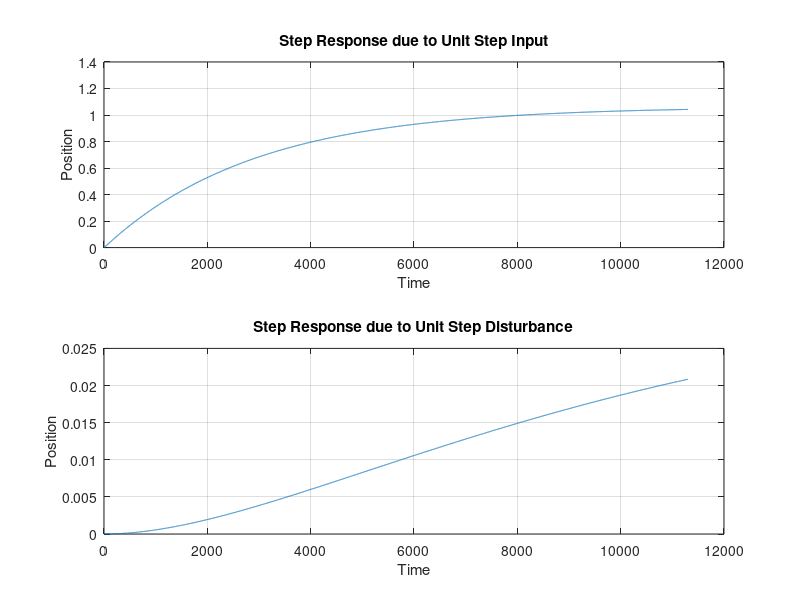
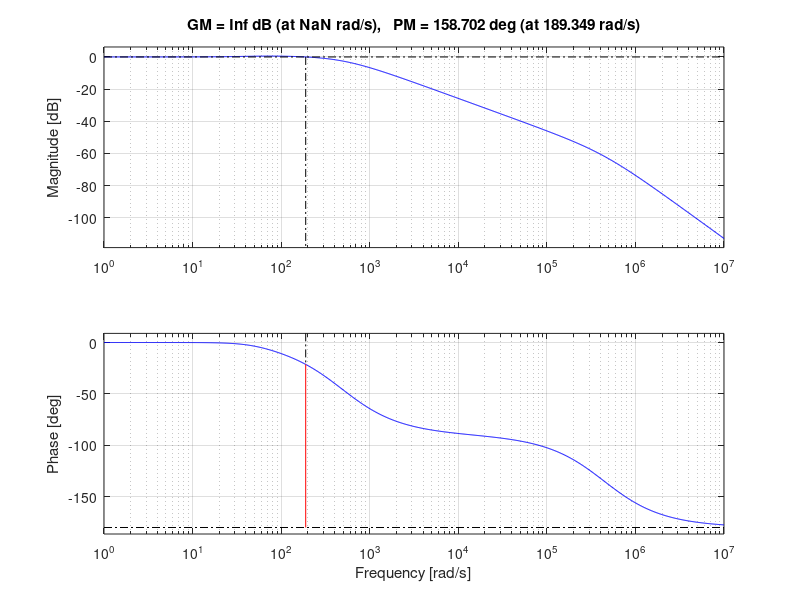

Write the MATLAB code that produced these figures, in order. (Note: this script raises an error after producing the figures.)
% 1. Given physical parameters

J = 4.84E-6;   % Moment of inertia (kg.m^2/s^2)
b = 5.57E-6;   % Damping ratio of the mechanical system (Nms)
Kt = 0.0374;   % Electromotive force constant (Nm/Amp)
R = 3;         % Electric resistance (Ohms)
L = 6.75E-6;   % Electric inductance (H)
K = Kt;        % Electromotive force constant (assumed equal to Kt)

% Define the numerator and denominator polynomials
% numerator = Kt;
% denominator = [J*L, J*R+b*L, b*R+Kt*K, 0];



% 2. Create the transfer function model 'plant'

% plant = tf(numerator, denominator);
s = tf('s');
P = Kt / (s*((J*s+b)*(L*s+R)+K^2));



% 3. Create system model

% Define the parameters for the proportional C
Kp = 0.2;  % Proportional gain

% Create different PID controllers

% C = pid(Kp); % only P
% C = Kp/s; % only I
C = Kp * (s+60) * (s+70) / s; % PI control

% Open loop transfer function
G = series(C, P);
% Feedback
H = 1;

% Connect the plant and C in a negative feedback configuration
sysClosedLoop = feedback(G, H);

% Take disturbance as input
dist_sys = feedback(P, C);



% 4. Plot 

% Plot the step response due to a unit step input
% figure;
subplot(2,1,1);
step_response = step(sysClosedLoop);
plot(step_response);
title('Step Response due to Unit Step Input');
xlabel('Time');
ylabel('Position');
grid on;
hold on;

% Plot the step response due to a unit step disturbance
subplot(2,1,2);
step_response = step(dist_sys);
plot(step_response);
title('Step Response due to Unit Step Disturbance');
xlabel('Time');
ylabel('Position');
grid on;
hold on;

% Plot Bode diagram
figure;
margin(sysClosedLoop); % closed loop TF margin



% 5. Disp system info

stepInfoData = stepinfo(sysClosedLoop);   % 获取阶跃响应的信息，包括过冲

overshootValue = stepInfoData.Overshoot;   % 从信息中提取过冲值
disp(['系统的过冲值: ', num2str(overshootValue), ' %']); % 显示过冲值
SettlingTime = stepInfoData.SettlingTime; % 从信息中提取settling time
disp(['系统的稳定时间: ', num2str(SettlingTime), ' s or ', num2str(1000 * SettlingTime), ' ms']); % 显示settling time

[dampingRatio, naturalFrequency] = damp(sysClosedLoop); % find closed loop damping ratio
disp(['系统的一阶阻尼比: ', num2str(dampingRatio(1))]); % 显示阻尼比
disp(['系统的一阶自然频率: ', num2str(naturalFrequency(1)), ' rad/s']); % 显示对应的自然频率

bw = bandwidth(sysClosedLoop); % open loop system bandwidth
disp(['系统的带宽(-3dB): ', num2str(bw), ' rad/s or ', num2str(bw/2/pi), 'Hz']); % 显示当前系统对应的带宽

[Gm,Pm,Wcg,Wcp] = margin(sysClosedLoop);
disp(['系统的幅值裕度: ', num2str(Gm), 'dB']); % 显示GM
disp(['系统的相位裕度: ', num2str(Pm), 'deg']); % 显示PM


% 6. Calculate Steady State Error

% 获取系统对单位阶跃输入的稳态误差
t = 0:0.01:500;
[y, ~] = step(sysClosedLoop, t);
steadyStateError = y(end) - 1;  % 期望的稳态值是1（单位阶跃输入）
disp(['系统的稳态误差: ', num2str(steadyStateError)]); % 显示结果

% 获取系统对单位阶跃扰动的稳态误差
% [y, ~] = step(dist_sys, t);
[y_d_s, ~] = step(dist_sys, t);
steadyStateError_dist = y_d_s(end);  % 期望的稳态值是0（单位阶跃扰动）
disp(['系统对单位阶跃扰动的稳态误差: ', num2str(steadyStateError_dist)]); % 显示结果
[y_d_i, ~] = impulse(dist_sys, t);
steadyStateError_dist_i = y_d_i(end);  % 期望的稳态值是0（单位脉冲扰动）
disp(['系统对单位脉冲扰动的稳态误差: ', num2str(steadyStateError_dist_i)]); % 显示结果



% 绘制根轨迹图
figure;
rlocus(sysClosedLoop);
title('Root Locus Diagram');
grid on;
